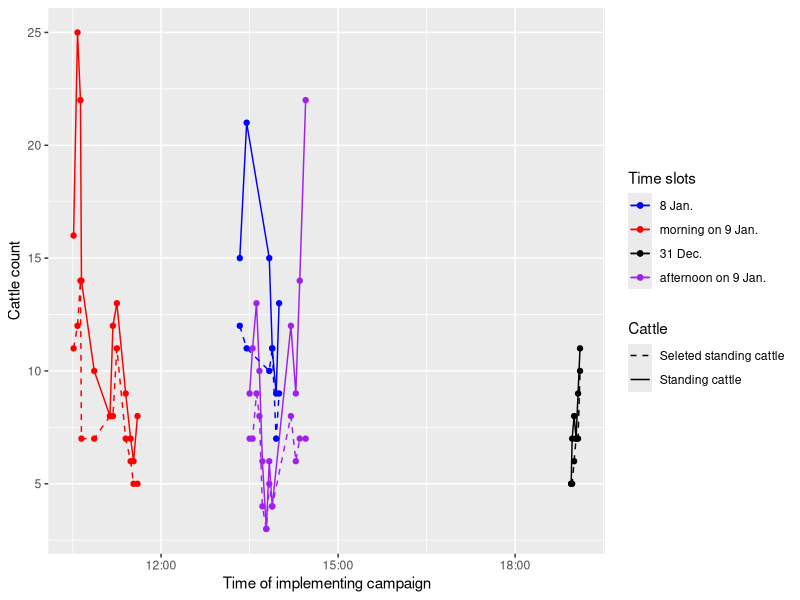
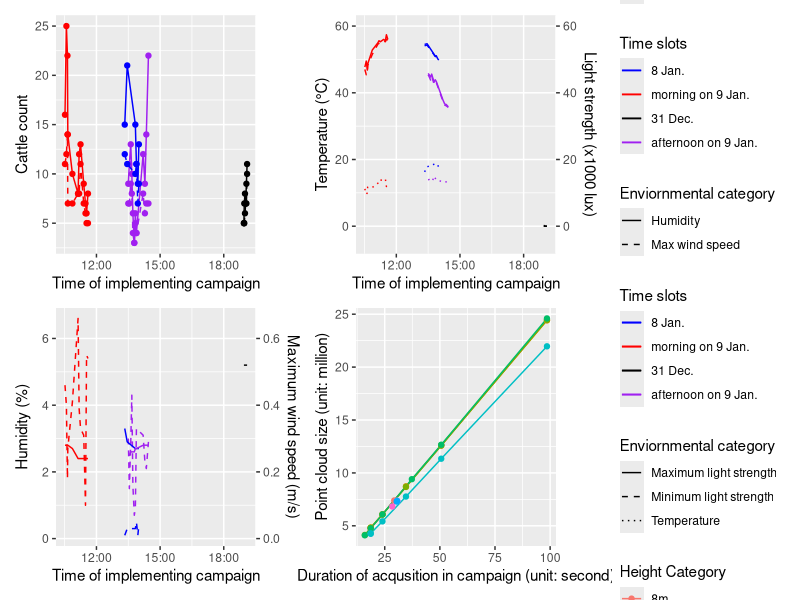
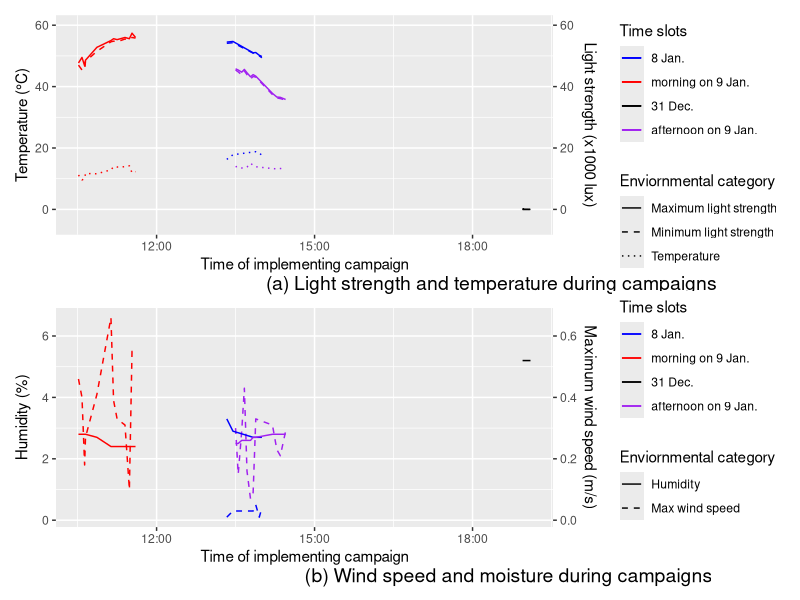
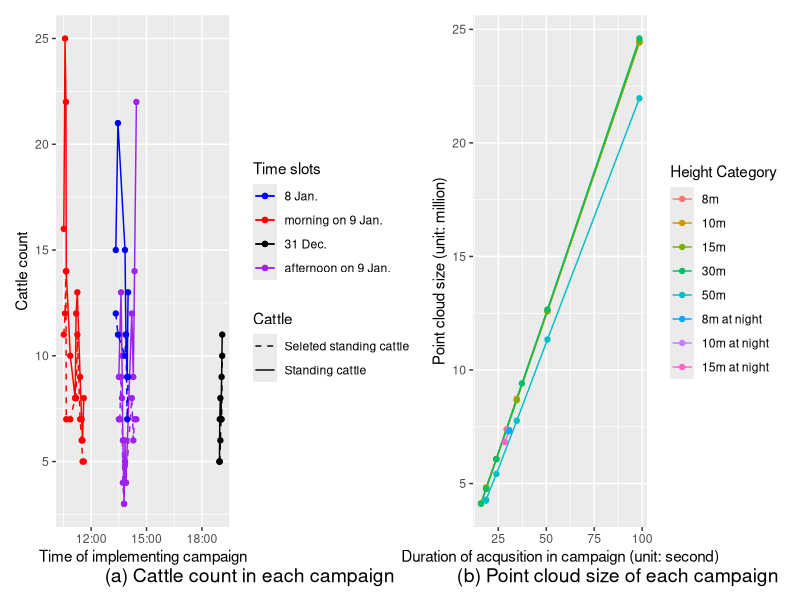
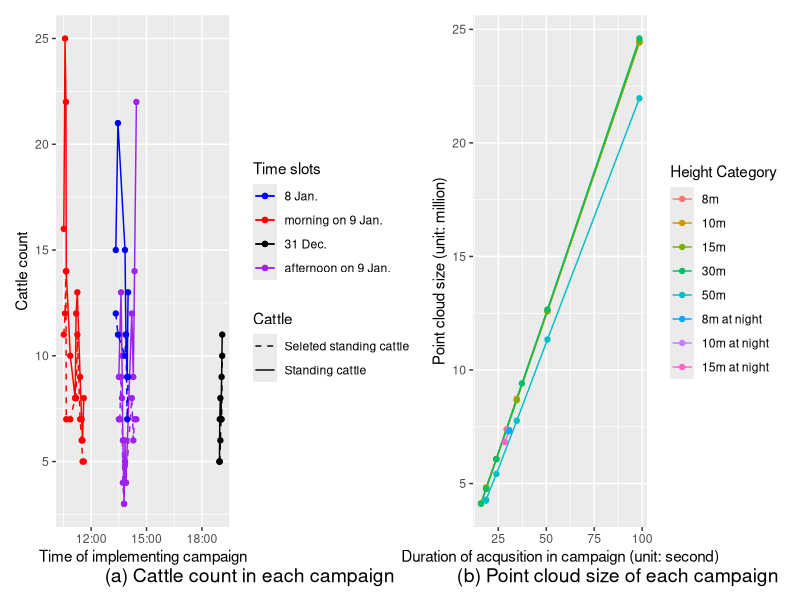

Write R code to recreate these figures, in order.
library(readxl)
library(ggplot2)
library(patchwork)

setwd("/Users/wyw/Documents/Chaper2/github-code/segmentation-3D/data-result")

data <- read_excel('results-campaigns.xlsx')
data$date <- factor(data$date, labels = c('8 Jan.', 'morning on 9 Jan.', '31 Dec.', 'afternoon on 9 Jan.'))
data$height <- factor(data$height, levels=c('8', '10', '15', '30', '50', 'n8','n10', 'n15')
                      , labels = c('8m', '10m', '15m', '30m', '50m', '8m at night', '10m at night', '15m at night'))
data$temperature <- as.numeric(data$temperature)

data$points = data$points / 1000000

head(data, n=5)

campaign_size = ggplot(data, aes(x = duration, y = points, group=height)) + 
  geom_line(aes(col = height)) +
  geom_point(aes(col = height)) +
  #theme_minimal() +
  #theme(legend.position = c(0.1, 0.6) ) +
  labs(x = "Duration of acqusition in campaign (unit: second)", 
       y = "Point cloud size (unit: million)",
       col = "Height Category"
  ) 


campaign_time = ggplot(data, aes(x = time, y = `standing cattle`, group = date, color = date)) +
  geom_line(aes(linetype = "Standing cattle")) +
  geom_point() +
  geom_line(aes(y = `avaliable cattle`, linetype = "Seleted standing cattle")) +
  geom_point(aes(y = `avaliable cattle`)) + 
  scale_color_manual(values = c("blue", "red", "black", "purple"), guide = guide_legend(title = "Time slots")) +
  scale_linetype_manual(values = c( "dashed", "solid")) +
  #theme_minimal() +
  #theme(legend.position = c(0.8, 0.65) ) +
  labs(x = "Time of implementing campaign", y = "Cattle count") +
  guides(linetype = guide_legend(title = "Cattle"))
campaign_time


compaign_light = ggplot(data, aes(x = time, y = `max-illumiantion`, group = date, color = date)) +
  geom_line(aes(linetype = "Maximum light strength")) +
  #geom_point() +
  geom_line(aes(y = `min-illumiantion`, linetype = "Minimum light strength")) +
  #geom_point(aes(y = `min-illumiantion`)) + 
  geom_line(aes(y = temperature, linetype = "Temperature")) +  # Temperature line
  scale_color_manual(values = c("blue", "red", "black", "purple"), guide = guide_legend(title = "Time slots")) +
  scale_linetype_manual(values = c("solid", "dashed", "dotted")) + 
  #theme_minimal() +
  theme(legend.position = c(0.85, 0.6) ) +
  labs(x = "Time of implementing campaign", y = "Light strength (x1000 lux)") +
  guides(linetype = guide_legend(title = "Enviornmental category")) +
  scale_y_continuous(
    name = "Temperature (°C)", 
    sec.axis = sec_axis(trans = ~ .,  name = "Light strength (x1000 lux)"),
    limits = c(-5, 60)
  )



compaign_wind = ggplot(data, aes(x = time, y = `max-wind-speed`, group = date, color = date)) +
  #geom_point() +
  geom_line(aes(linetype = "Max wind speed")) +
  geom_line(aes(y = moisture / 10, linetype = "Humidity")) +
  #geom_point(aes(y = moisture / 10)) + 
  scale_color_manual(values = c("blue", "red", "black", "purple"), guide = guide_legend(title = "Time slots")) +
  scale_linetype_manual(values = c("solid", "dashed")) + 
  #theme_minimal() +
  theme(legend.position = c(0.85, 0.6) ) +
  labs(x = "Time of implementing campaign", y = "Max wind speed (m/s)") +
  guides(linetype = guide_legend(title = "Enviornmental category")) +
  scale_y_continuous(
    name = "Humidity (%)", 
    sec.axis = sec_axis(trans = ~ (.) * 0.1,  name = "Maximum wind speed (m/s)"),
  )

 
(campaign_time / compaign_wind | compaign_light / campaign_size) +
  plot_layout(guides = "collect")
  #plot_annotation(tag_levels = list(c("(a) Cattle count in each campaign",  "(b) Light strength and temperature during campaigns ", "(c) Wind speed and moisture during campaigns",  "(d) Point cloud size of each campaign" ))) &
  #theme(plot.tag = element_text(hjust = 0.5, size = 18),
  #      plot.tag.position = "bottom",
  #) 

 (compaign_light / compaign_wind ) +  
  plot_layout(guides = "collect") +
  plot_annotation(tag_levels = list(c("(a) Light strength and temperature during campaigns ", "(b) Wind speed and moisture during campaigns" )))  &
  theme(plot.tag = element_text(hjust = 0.8, size = 14),
        plot.tag.position = "bottom",
  ) 

(campaign_time  | campaign_size) +
  plot_annotation(tag_levels = list(c("(a) Cattle count in each campaign",  "(b) Point cloud size of each campaign" ))) &
  theme(plot.tag = element_text(hjust = 0.8, size = 14),
        plot.tag.position = "bottom",
  ) 

ggsave('/Users/wyw/Downloads/chapter2-figures/results/data-campaign.png')




  
